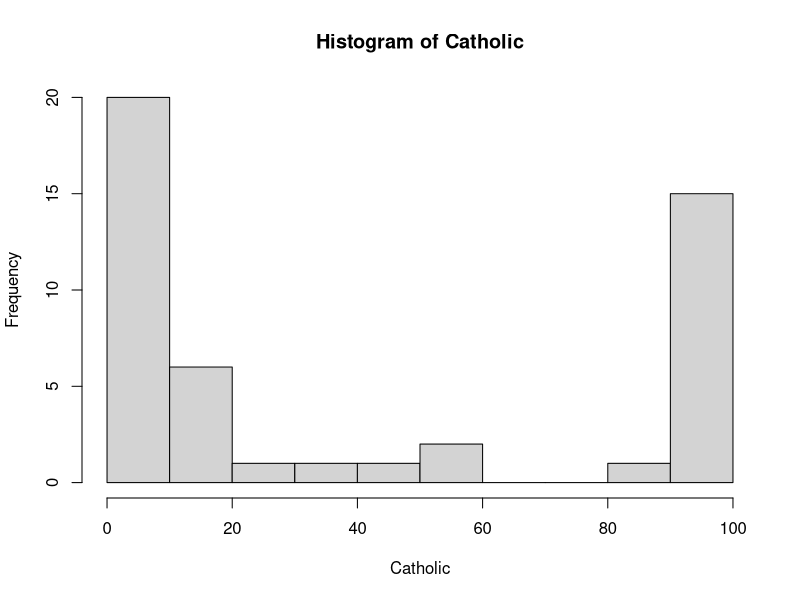
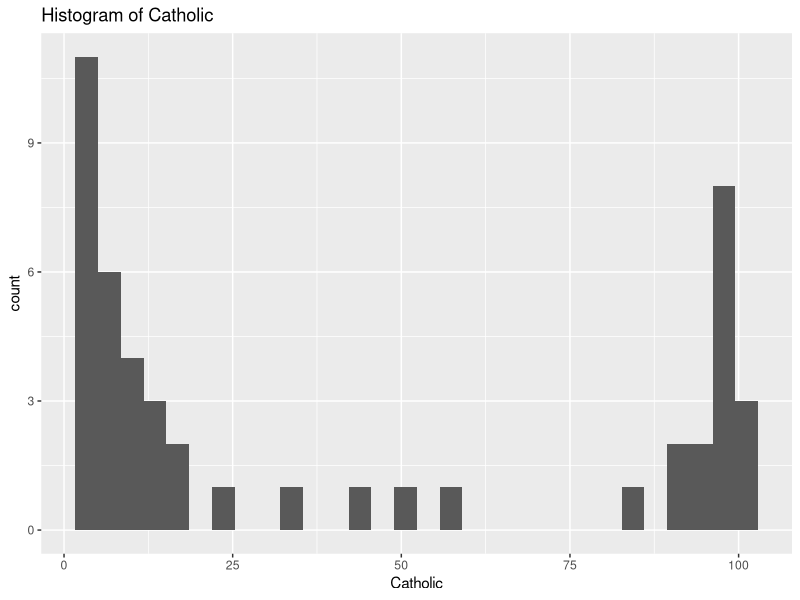
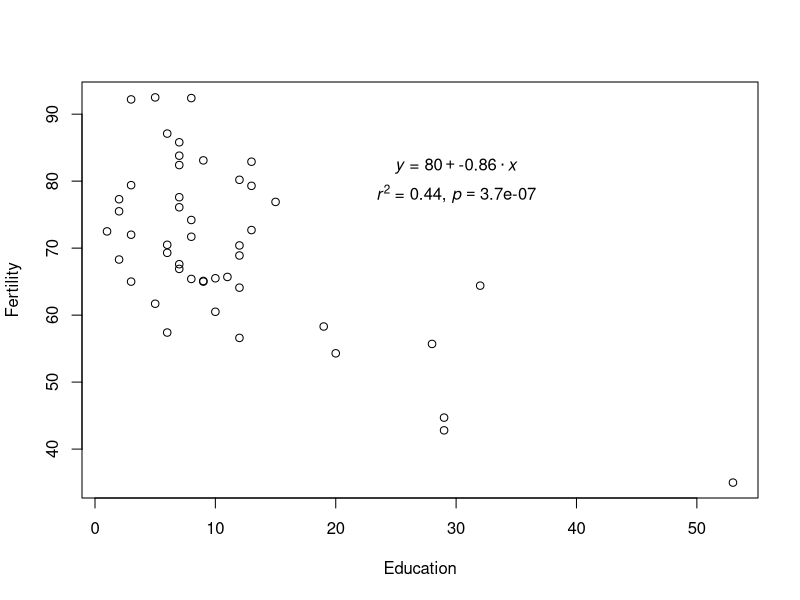
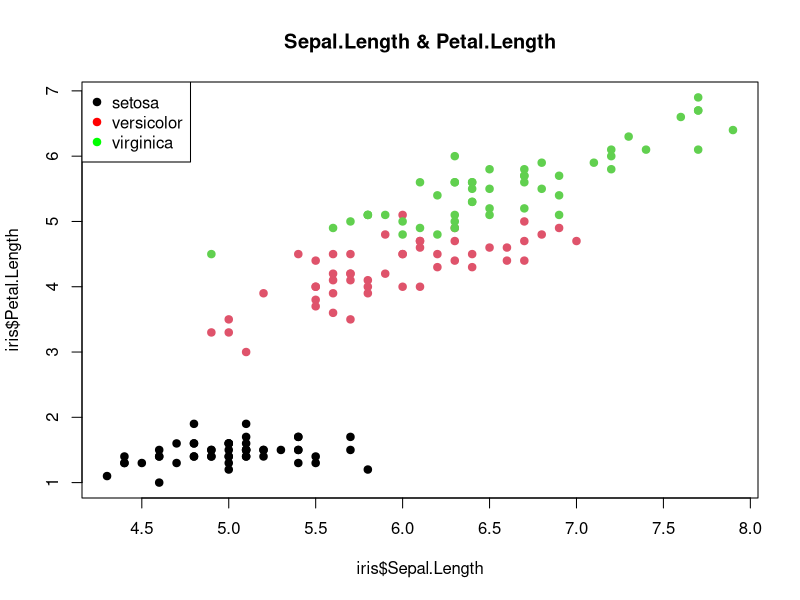
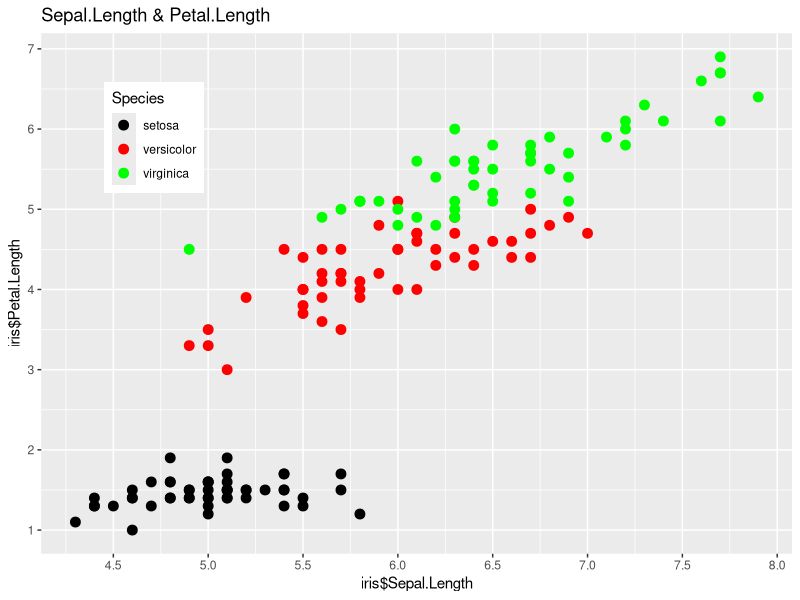
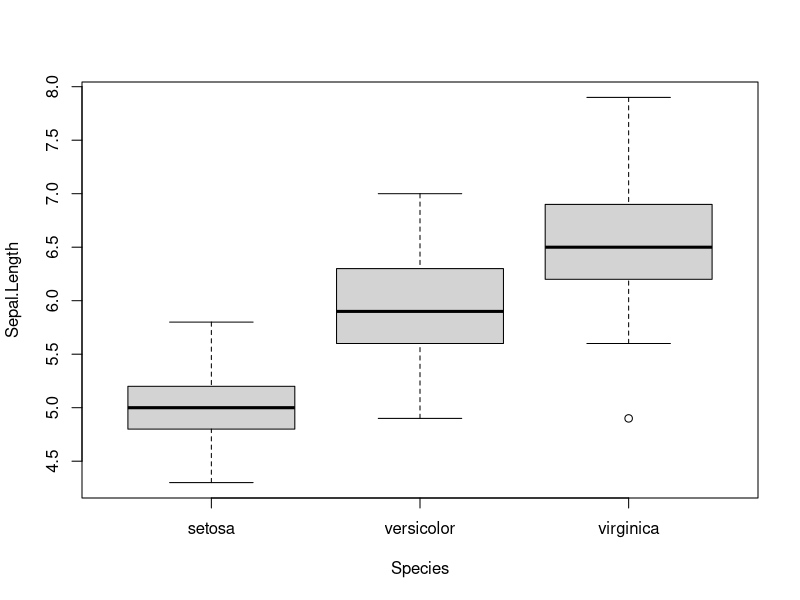
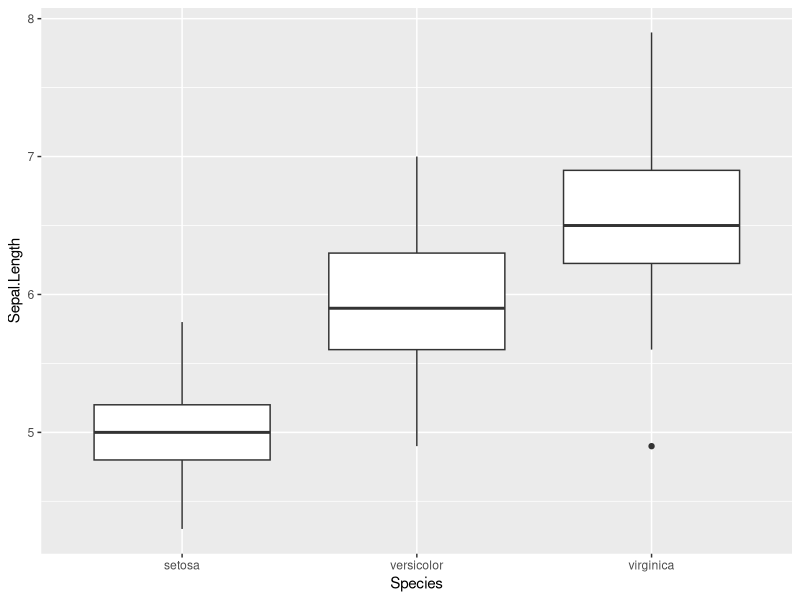
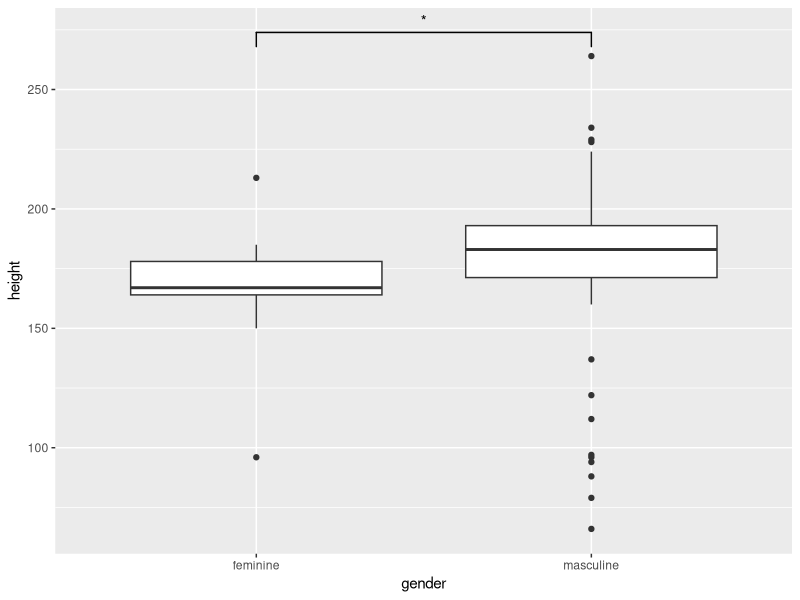

Here is the R script that generated these plots, in order:
## ---- chunk 1
Sys.info()[["user"]]
Sys.getenv("HOME")
## ---- chunk 2
## 代码写这里，并运行；
library(tidyverse);
##用直方图`histogram`显示 `Catholic` 列的分布情况
##基础做图函数
with(swiss,hist(Catholic));
##ggplot2
ggplot(swiss,aes(x = Catholic)) + geom_histogram() + 
  ggtitle("Histogram of Catholic")
##用散点图显示`Eduction`与`Fertility`的关系；将表示两者关系的线性公式、相关系数和p值画在图的空白处
m = lm(Fertility ~ Education, swiss);
c = cor.test( swiss$Fertility, swiss$Education );
eq <- substitute( atop(paste(italic(y), " = ",  a + b %.% italic(x), sep = ""),
                       paste(italic(r)^2, " = ", r2, ", ", italic(p)==pvalue, sep="")),
                      list(a = as.vector( format(coef(m)[1], digits = 2) ),
                           b =  as.vector(  format(coef(m)[2], digits = 2) ),
                           r2 =  as.vector( format(summary(m)$r.squared, digits = 2) ),
                           pvalue =  as.vector( format( c$p.value , digits = 2) ) )
    ); 
##基础做图函数
with(swiss,plot(Education, Fertility,text(x = 30, y = 80, labels = as.expression(eq))));
##ggplot2
eq <- as.character(as.expression(eq));
# ggplot(swiss, aes(x = Education, y = Fertility)) + geom_point( shape = 20 ) +
#         geom_text( data = NULL,
#                    aes( x = 30, y = 80, label= eq, hjust = 0, vjust = 1),
#                    size = 4, parse = TRUE, inherit.aes = F)

## ---- chunk 3
## 代码写这里，并运行；
##用散点图显示 `Sepal.Length` 和 `Petal.Length` 之间的关系；按 `species` 为散点确定颜色，并画出 legend 以显示 `species` 对应的颜色
##基础做图函数
with(iris, plot( Sepal.Length, Petal.Length, type = "p", 
                 main = "Sepal.Length & Petal.Length",col = Species,
                 xlab = "iris$Sepal.Length", ylab = "iris$Petal.Length", 
                 pch = 19));
legend("topleft", legend = c("setosa","versicolor","virginica"), 
       col = c("black","red","green"), pch = 19);
##ggplot2
ggplot(iris, aes(x = Sepal.Length, y = Petal.Length, colour = Species)) +
  scale_color_manual( breaks = c("setosa","versicolor","virginica"), 
                      values = c("black","red","green") ) +
  xlab( "iris$Sepal.Length") + ylab( "iris$Petal.Length") + 
  ggtitle("Sepal.Length & Petal.Length") +
  geom_point(size = 3) + theme( legend.position = c(0.15,0.8) ) +
  scale_x_continuous(breaks = seq(4.5, 8, 0.5)) + 
  scale_y_continuous(breaks = seq(1, 7, 1));


## ---- chunk 4
## 代码写这里，并运行；
##用 boxplot 显示`species`之间 `Sepal.Length` 的分布情况
##基础做图函数
with(iris, boxplot(Sepal.Length ~ Species))
##ggplot2
ggplot(iris, aes( x = Species, y = Sepal.Length)) + geom_boxplot()

## ---- chunk 5
## 代码写这里，并运行；
##用 `starwars` 的数据作图，画 `boxplot` 显示身高 `height` 与性别 `gender` 的关系
library(ggsignif);
p1 <- ggplot(starwars, aes(x = gender, y = height )) + 
  geom_boxplot( ) + scale_x_discrete( na.translate = FALSE ) +
  geom_signif(comparisons = list(c("feminine", "masculine")), map_signif_level = T );
p1;

## ---- chunk 6
## 代码写这里，并运行；
##用`geom_density2d`显示`Sepal.Length`和`Sepal.Width`之间的关系，同时以 `Species` 为分组
p2 <- ggplot(iris, aes(x = Sepal.Length, y = Sepal.Width, 
                       colour = Species, shape = Species)) +
  geom_point() + geom_density2d() + theme_light() + ggtitle("IRIS");
p2;

## ---- chunk 7
## 代码写这里，并运行；
mtcars1 <- mtcars;
mtcars1[["cyl"]] <- 468;
mtcars2 <- bind_rows(mtcars, mtcars1);
p3 <- ggplot(mtcars2, aes(x = wt, y = mpg, colour = factor(cyl))) + geom_point() + 
  geom_smooth( se = T ) + xlab( "Weight") + ylab( "MPG") +
  facet_wrap( .~ cyl, ncol = 2, scales = "free", dir = "h")
p3;

## ---- chunk 8
## 代码写这里，并运行；
m <- mtcars %>% rownames_to_column() %>%
  arrange(cyl, mpg) %>% 
  mutate( id = row_number(), angle = 90 - 360 * (id - 0.5) / n());
p4 <- ggplot(m, aes(x = factor(m$rowname, levels = rev(m$rowname)), 
                    y = mpg, fill = factor(cyl))) + 
  theme_void() + ylim(-10,45) + coord_polar(direction = -1) +
  geom_bar(stat = "identity", width = 0.8) + 
  geom_text( aes(x = rowname, y = mpg + 1, label = rowname, hjust = 0,vjust = 0), 
             size = 2.5, alpha = 0.4, color = "black", angle = m$angle)
p4
## ---- chunk 9
## 代码写这里，并运行；
library(cowplot);
gg <- ggdraw() + 
  draw_plot(p3, 0, 0, 0.5, 1) + draw_plot(p1, 0.5, 0.5, 0.5, 0.5) + 
  draw_plot(p2, 0.5, 0, 0.5, 0.5) + 
  draw_plot_label(c("A", "B", "C"), c(0, 0.5, 0.5), c(1, 1, 0.5), 
                  size = 15,colour = "black")
gg;


## ---- chunk 10
## 代码写这里，并运行；
library(gridExtra);
grid.arrange(p1, arrangeGrob(p2, p4, ncol=2))

## ---- chunk 11
## 代码写这里，并运行；
library(patchwork);
p1 / (p3 + p4) / p2;

## ---- chunk 12
## 代码写这里，并运行；
library(lattice);
splom( mtcars[c(1,3,4,5,6)] );

